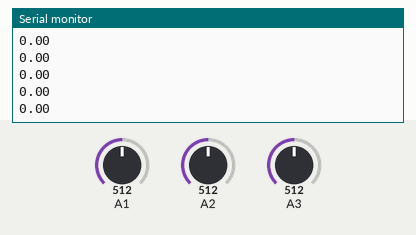
This sketch was run on a simulated Arduino Uno, built with avr-gcc and run on an emulated ATmega328P. On the bench: the last lines printed to the serial monitor. Inputs (shaded band) come from the test bench; at power-on: A1 = 512, A2 = 512, A3 = 512.

Above: at 1.2 s.
1.3 s: A1 set to 0
At 2.2 s:
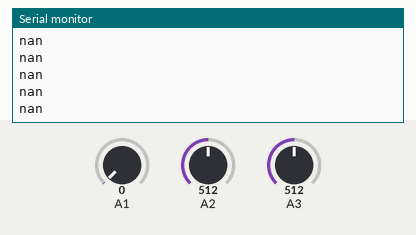
3.2 s: A2 set to 716
At 3.8 s:
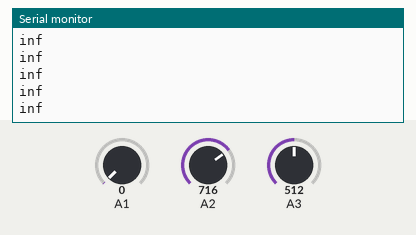
5.1 s: A1 set to 122
At 5.9 s:
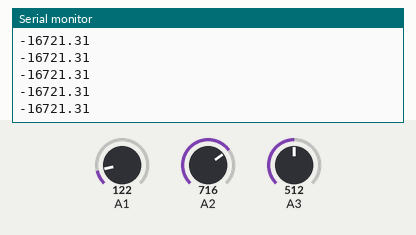
6.6 s: A3 set to 306
At 7.6 s:
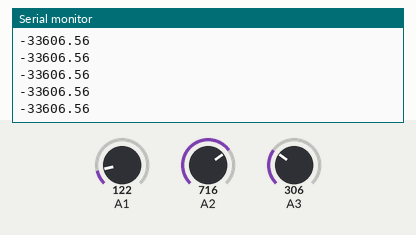
8.1 s: A2 set to 900
At 8.9 s:
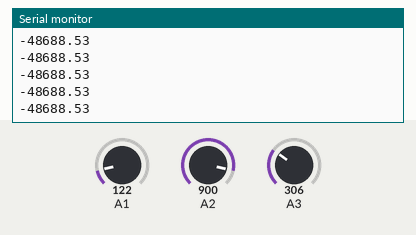
9.6 s: A1 set to 0
At 10.5 s:
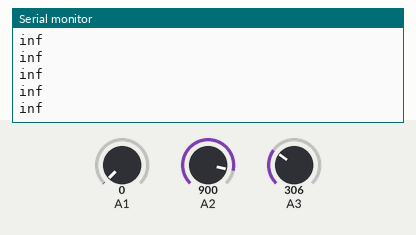
Timing chart, 0 to 12.6 s (numbered marks = the images above; inputs shaded):
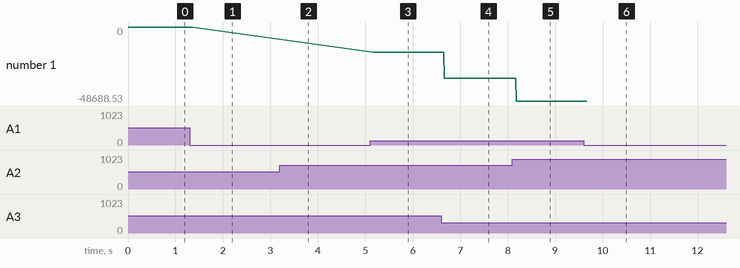

Measured:
- after the input at 1.3 s, the serial monitor: prints a new line after 0.07 s (image 1)
- after the input at 3.2 s, the serial monitor: prints a new line after 0.07 s (image 2)
- after the input at 5.1 s, the serial monitor: prints a new line after 0.07 s (image 3)
- after the input at 6.6 s, the serial monitor: prints a new line after 0.07 s (image 4)
- after the input at 8.1 s, the serial monitor: prints a new line after 0.08 s (image 5)
- after the input at 9.6 s, the serial monitor: prints a new line after 0.08 s (image 6)
- plotted number 1: 0 → -16721.31 after the input at 5.1 s, -16721.31 → -33606.56 after the input at 6.6 s, -33606.56 → -48688.53 after the input at 8.1 s

The sketch:

sing_for_Real_Time_Data_Logging_Using_Arduino_Serial_Monitor.ino
```cpp
float R_series = 10e3;  // Known value of resistor in series with 4-terminal sensor.

float V_1;
float V_2;
float V_3;

float I;
float V_elem;
float R_elem;

void setup()
{
    Serial.begin(9600);   // Open communication with a computer via USB or with another device via UART.
}
void loop()
{
    V_1 = analogRead(1);  // Measured voltage across series resistor.
    V_2 = analogRead(2);  // Measured voltage looking into the 4-terminal sensor at terminal `T2`.
    V_3 = analogRead(3);  // Measured voltage looking into the 4-terminal sensor at terminal `T3`.

    I = V_1 / R_series;   // Calculated current through both series resistor and 4-terminal sensor.
    V_elem = V_3 - V_2;   // Calculated voltage across sensing element.
    R_elem = V_elem / I;  // Calculated resistance of sensing element.

    Serial.println(R_elem);
}
```
